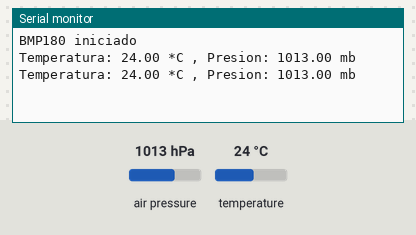
The sketch below on a simulated Arduino Uno, built with avr-gcc and run on an emulated ATmega328P. Shown: the last lines printed to the serial monitor. The test bench sets the inputs (shaded band); at power-on: air pressure 1013 hPa, temperature 24 °C.

Above: at 1.8 s.
1.9 s: air pressure set to 952 hPa
At 2.9 s:
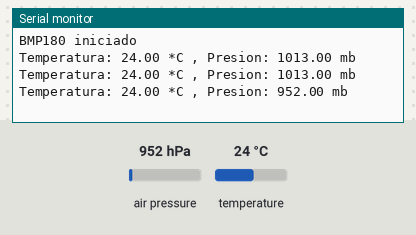
3.4 s: temperature set to 12 °C
At 4.7 s:
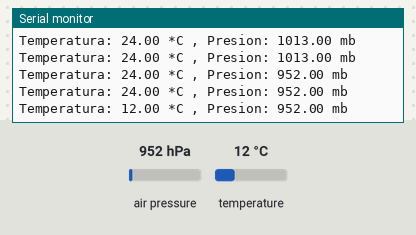
4.9 s: air pressure set to 975 hPa
At 6.0 s:
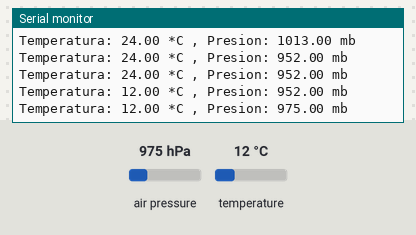
Timing chart, 0 to 7.9 s (numbered marks = the images above; inputs shaded):
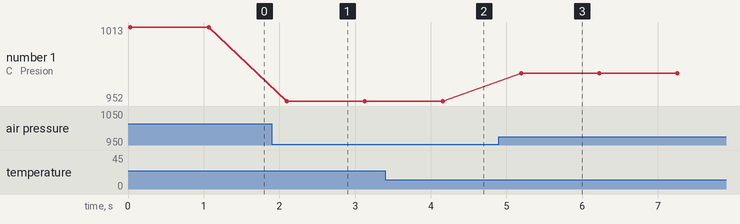

Measured:
- after the input at 1.9 s, the serial monitor: prints a new line after 0.20 s (image 1)
- after the input at 3.4 s, the serial monitor: prints a new line after 0.76 s (image 2)
- after the input at 4.9 s, the serial monitor: prints a new line after 0.29 s (image 3)
- plotted number 1: 1013 → 952 after the input at 1.9 s, 952 → 975 after the input at 4.9 s

The sketch:

BMP180a.ino
```cpp
#include <SFE_BMP180.h>
#include <Wire.h>

SFE_BMP180 bmp180;

void setup()
{
  Serial.begin(9600);

  if (bmp180.begin())
    Serial.println("BMP180 iniciado");
  else
  {
    Serial.println("Error al iniciar BMP180");
    while(1); // bucle infinito
  }
}

void loop()
{
  char status;
  double T,P;

  status = bmp180.startTemperature(); //Inicio de lectura de temperatura
  if (status != 0)
  {
    delay(status); //Pausa para que finalice la lectura
    status = bmp180.getTemperature(T); //Obtener la temperatura
    if (status != 0)
    {
      status = bmp180.startPressure(3); //Inicio lectura de presión
      if (status != 0)
      {
        delay(status); //Pausa para que finalice la lectura
        status = bmp180.getPressure(P,T); //Obtenemos la presión
        if (status != 0)
        {
          Serial.print("Temperatura: ");
          Serial.print(T,2);
          Serial.print(" *C , ");
          Serial.print("Presion: ");
          Serial.print(P,2);
          Serial.println(" mb");
        }
      }
    }
  }
  delay(1000);
}
```
